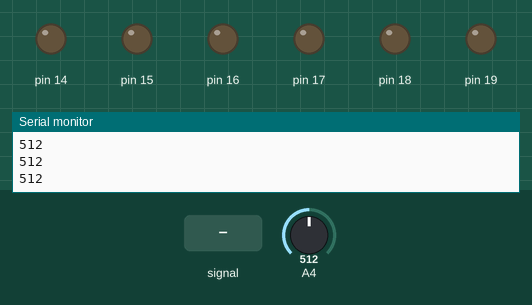
Recording of a sketch running on a simulated Arduino Uno, built with avr-gcc and run on an emulated ATmega328P. Shown: output pins drawn as LEDs (lit = HIGH), the last lines printed to the serial monitor. Inputs (shaded band) come from the test bench; at power-on: A4 = 512.

Above: at 0.8 s.
0.9 s: A4 fed a 200 Hz sine of ±460 counts around its level
At 2.8 s:
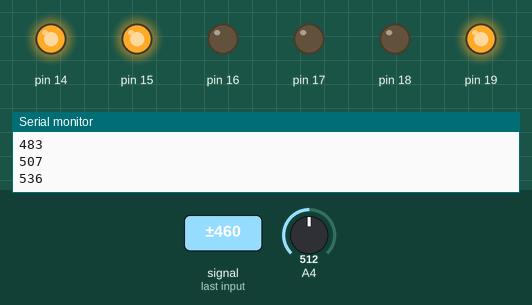
3.9 s: A4 fed a 2 Hz sine of ±306 counts around its level
At 5.9 s:
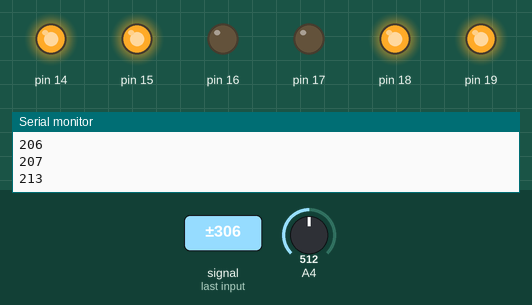
6.9 s: A4 fed a 50 Hz sine of ±306 counts around its level
9.9 s: A4 set to 716
At 10.7 s:
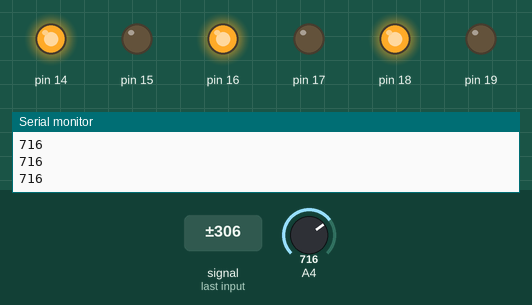
11.4 s: A4 fed a 2 Hz sine of ±306 counts around its level
At 12.29 s:
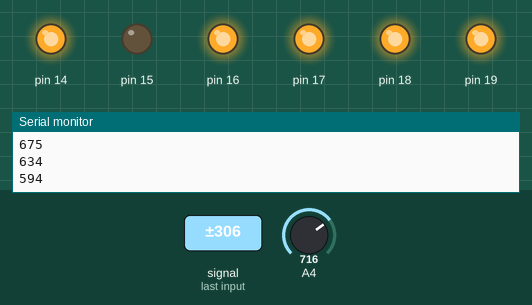
14.4 s: A4 set to 1022
At 14.8 s:
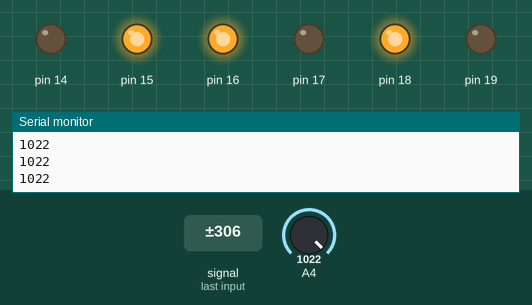
Timing chart, 0 to 16.9 s (numbered marks = the images above; inputs shaded):
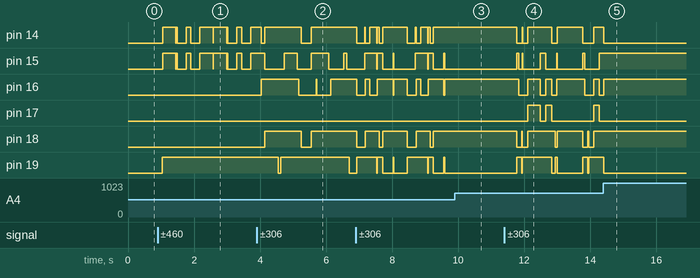

The sketch:

23.ino
```cpp
#include <avr/io.h>
#include <util/delay.h>>
#define checkbit(x,y) ((x) & (y))
#define bitn(p) (0x01 << (p))

int i = 0;
long result, average;
int number[] = {0b11110110, 0b01100000, 0b11010101, 0b11110001, 0b01100011, 0b10110011, 0b10110111, 0b11100000, 0b11110111, 0b11110011, 0b00111101, 0b00110111, 0b10010110, 0b01110101, 0b01100110, 0b10010000};
//                  0            1           2           3           4           5          6            7          8            9           a           b          c            d          #           =
//------------------------------------------------------------------------------------------------------------------\\

int main(void)
{
  DDRC = 0xFF;
  PORTD = 0;
  Serial.begin(2000000);
  while(1)
  {
    ADMUX = 0x44;
    ADCSRA = 0xC7;
    while(checkbit(ADCSRA, bitn(ADSC)));
    result  = result + ADCW;
    i++;
    if(i > 99)
    {
      average = result / 100;
      Serial.println(average);
      compare();
      result = 0;
      average = 0;
      i = 0;
    }
  }
}

//------------------------------------------------------------------------------------------------------------------\\

void compare()
{
  if(average > 515 && average < 519)
  {
    PORTC = number[1];
  }
  if(average > 686 && average < 690)
  {
    PORTC = number[2];
  }
  if(average > 763 && average < 769)
  {
    PORTC = number[3];
  }
  if(average > 1012 && average < 1016)
  {
    PORTC = number[10];
  }
  if(average > 486 && average < 490)
  {
    PORTC = number[4];
  }
  if(average > 634 && average < 638)
  {
    PORTC = number[5];
  }
  if(average > 700 && average < 704)
  {
    PORTC = number[6];
  }
  if(average > 904 && average < 908)
  {
    PORTC = number[11];
  }
  if(average > 470 && average < 474)
  {
    PORTC = number[7];
  }
  if(average > 608 && average < 612)
  {
    PORTC = number[8];
  }
  if(average > 668 && average < 672)
  {
    PORTC = number[9];
  }
  if(average > 852 && average < 856)
  {
    PORTC = number[12];
  }
  if(average > 458 && average < 462)
  {
    PORTC = number[15];
  }
  if(average > 588 && average < 592)
  {
    PORTC = number[0];
  }
  if(average > 643 && average < 647)
  {
    PORTC = number[14];
  }
  if(average > 813 && average < 817)
  {
    PORTC = number[13];
  }

}
```

Measured:
- after the input at 0.9 s, pin 19: LOW → HIGH after 0.14 s
- after the input at 3.9 s, pin 16: goes HIGH 1.1 s, LOW 0.52 s, HIGH 0.01 s, LOW 0.43 s, then HIGH, starting after 0.14 s; pin 18: LOW → HIGH after 0.24 s, → LOW 1.1 s later, → HIGH 0.29 s later; pin 19: HIGH → LOW after 0.65 s, → HIGH 0.07 s later, → LOW 2.1 s later
- after the input at 9.9 s, pin 14, pin 16: stops changing and stays HIGH; pin 15, pin 19: stops changing and stays LOW; pin 18: stays HIGH (without the input it goes to LOW after 0.10 s)
- after the input at 11.4 s, pin 16: HIGH → LOW after 0.43 s, → HIGH 0.28 s later, → LOW 0.37 s later, → HIGH 0.16 s later, … (9 changes in this stretch); pin 17: goes HIGH 0.37 s, LOW 0.16 s, HIGH 0.19 s, LOW 1.3 s, HIGH 0.16 s, then LOW, starting after 0.71 s
- after the input at 14.4 s, pin 15, pin 18: stops changing and stays HIGH; pin 17: stops changing and stays LOW
